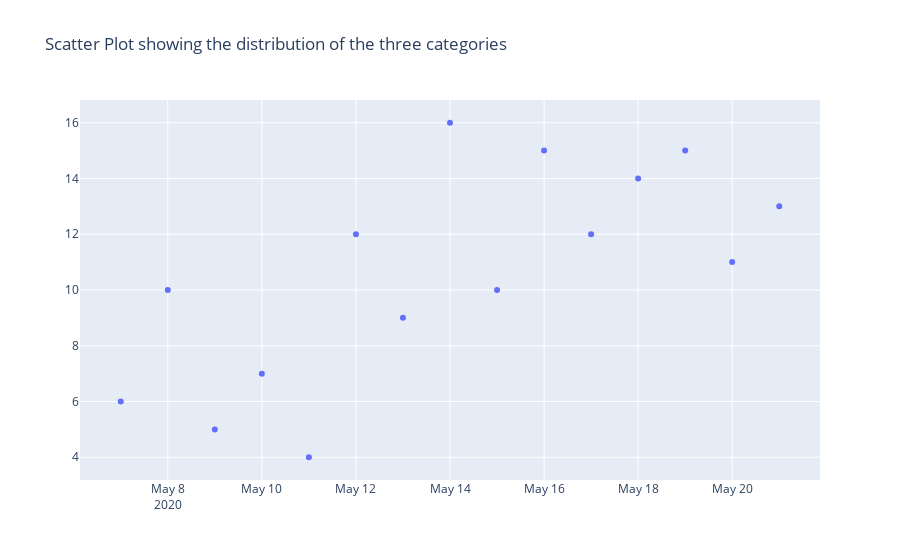

The notebook cell this image was saved under:
### Markdown cell above
### 3.1 Scatter Plot

### Code cell
plot_markers = df.groupby('date').count().reset_index().rename(columns={'category': 'category_count'})
trace = go.Scatter(x=plot_markers['date'], y=plot_markers['category_count'], mode='markers')
fig = go.Figure(data=[trace])
fig.update_layout(title_text='Scatter Plot showing the distribution of the three categories')
iplot(fig)

### Figure 1 — Plotly figure (JSON) as saved in the notebook; plotly's stock layout.template omitted (floating-point values rounded to 4 significant figures)
{"data": [{"mode": "markers", "type": "scatter", "x": ["2020-05-07", "2020-05-08", "2020-05-09", "2020-05-10", "2020-05-11", "2020-05-12", "2020-05-13", "2020-05-14", "2020-05-15", "2020-05-16", "2020-05-17", "2020-05-18", "2020-05-19", "2020-05-20", "2020-05-21"], "y": [6, 10, 5, 7, 4, 12, 9, 16, 10, 15, 12, 14, 15, 11, 13]}], "layout": {"title": {"text": "Scatter Plot showing the distribution of the three categories"}}}
